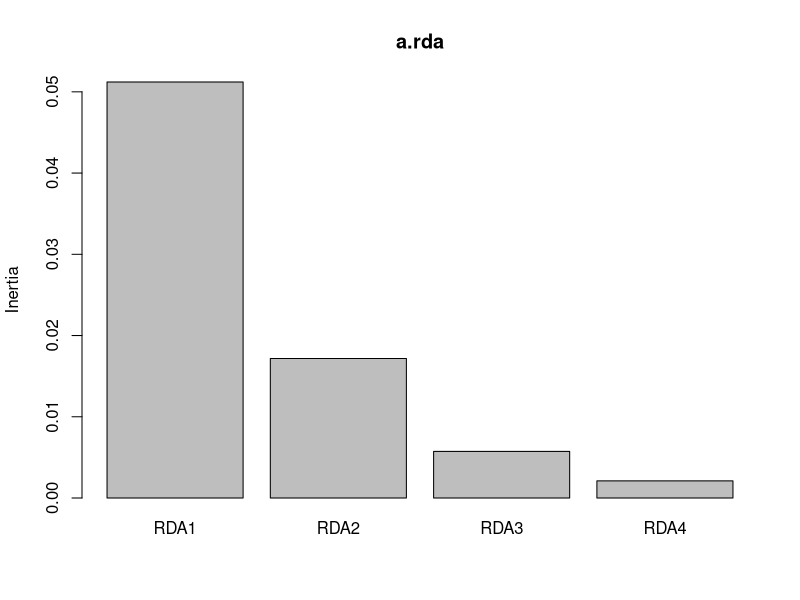
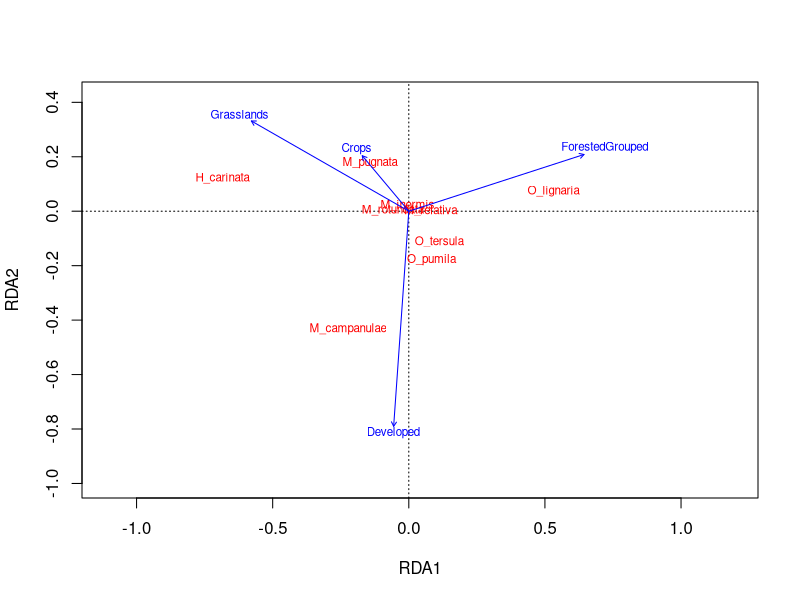
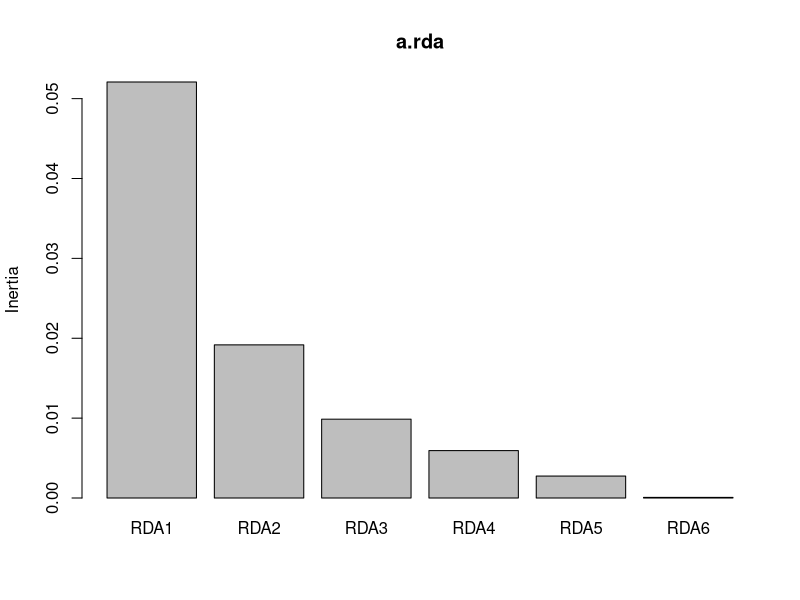

Write the R code that produced these figures, in order. (Note: this script raises an error after producing the figures.)
#Code for Minnesota Bee Atlas trap nest information and land cover within 250 m with summary by ecological province

require(vegan)
require(dplyr)
require(tidyr)
require(lubridate)
require(ggplot2)
require(ggpubr)
require(pscl)

atlassp=read.csv("LU250nestsNoZeroNestSpgr10.csv", header=TRUE)
str(atlassp)


###convert to presence absence
species=select(atlassp, -c(1:15))
species[species > 0]<- 1
str(species)

presabs=select(atlassp, c(1:15))

presabs <- cbind(presabs, species)
str(presabs)




#RDA
species=presabs[,-c(1:16)]
str(species)
head(species)
head(presabs)


env=presabs[,c("Openwater","Developed", "ForestedGrouped", "Grasslands", "Crops", "Wetlands", "EvergreenMixed","DeciduousShrub")]
str(env)
head(env)

envEco=presabs[,c("province")]

a.rda <- rda(species ~ Developed+ ForestedGrouped+Grasslands+Crops, data=env)
a.rda
summary(a.rda)
screeplot(a.rda)

plot(a.rda, display=c("species", "bp"))



a.rda <- rda(species ~ Developed+ EvergreenMixed+DeciduousShrub+Grasslands+Crops+Wetlands, data=env)
a.rda
summary(a.rda)
screeplot(a.rda)
##significance overall
anova.cca(a.rda, step = 1000)
#sig of landuse
anova.cca(a.rda, step = 1000, by="term")
#sig of axis
anova.cca(for.a.rda, step = 1000, by="axis")

sig.a.rda <- rda(species ~ Developed+ EvergreenMixed+DeciduousShrub+Grasslands, data=env)
anova.cca(sig.a.rda, step = 1000)
#sig of landuse
anova.cca(sig.a.rda, step = 1000, by="term")
#sig of axis
plot(sig.a.rda, display=c("species", "bp"))



fwd.sel <- ordiR2step(rda(species ~ 1, data = env), # lower model limit (simple!)
                      scope = formula(a.rda), # upper model limit (the "full" model)
                      direction = "forward",
                      R2scope = TRUE, # can't surpass the "full" model's R2
                      pstep = 1000,
                      trace = FALSE) # change to TRUE to see the selection process!

fwd.sel$call

###rda(formula = species ~ Grasslands + Developed + DeciduousShrub + EvergreenMixed, data = env)

for.a.rda <- rda(species ~ Developed+ EvergreenMixed++Grasslands, data=env)
summary(for.a.rda)

RsquareAdj(for.a.rda)
                      
plot(a.rda, display=c("species", "bp"))


##significance overall
anova.cca(for.a.rda, step = 1000)
#sig of landuse
anova.cca(for.a.rda, step = 1000, by="term")
#sig of axis
anova.cca(for.a.rda, step = 1000, by="axis")

plot(for.a.rda, display=c("species", "bp"))



###RDA forward select with grouped forest
env=presabs[,c("Openwater","Developed", "ForestedGrouped", "Grasslands", "Crops", "Wetlands", "EvergreenMixed","DeciduousShrub")]
str(env)
head(env)


a.rda <- rda(species ~ Developed+ ForestedGrouped+Grasslands+Crops+Wetlands, data=env)
a.rda
summary(a.rda)
screeplot(a.rda)
##significance overall
anova.cca(a.rda, step = 1000)
#sig of landuse
anova.cca(a.rda, step = 1000, by="term")
#sig of axis
anova.cca(for.a.rda, step = 1000, by="axis")

##took out wetlands crops n.s.
sig.a.rda <- rda(species ~ Developed+ ForestedGrouped+Grasslands, data=env)
anova.cca(sig.a.rda, step = 1000)
#sig of landuse
anova.cca(sig.a.rda, step = 1000, by="term")
#sig of axis
plot(sig.a.rda, display=c("species", "bp"))

summary(sig.a.rda)


fwd.sel <- ordiR2step(rda(species ~ 1, data = env), # lower model limit (simple!)
                      scope = formula(a.rda), # upper model limit (the "full" model)
                      direction = "forward",
                      R2scope = TRUE, # can't surpass the "full" model's R2
                      pstep = 1000,
                      trace = FALSE) # change to TRUE to see the selection process!

fwd.sel$call

rda(formula = species ~ ForestedGrouped + Grasslands + Developed, 
    data = env)
for.a.rda <- rda(species ~ ForestedGrouped + Grasslands + Developed, data=env)
summary(for.a.rda)

RsquareAdj(for.a.rda)

plot(a.rda, display=c("species", "bp"))


##significance overall
anova.cca(for.a.rda, step = 1000)
#sig of landuse
anova.cca(for.a.rda, step = 1000, by="term")
#sig of axis
anova.cca(for.a.rda, step = 1000, by="axis")

plot(for.a.rda, display=c("species", "bp"))
orditkplot(for.a.rda)
